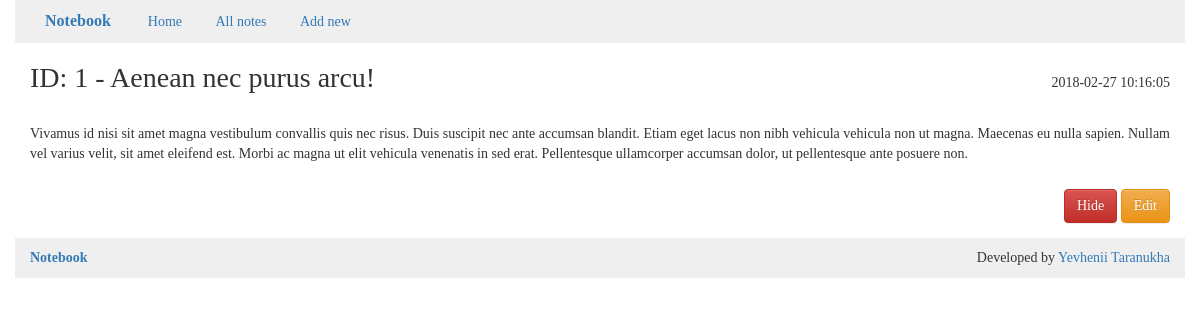
Screenshot of /note/1 with the database file from the repository.
### tables this page shows
CREATE TABLE `notes` (
  `id` bigint(20) NOT NULL,
  `title` varchar(75) NOT NULL,
  `text` varchar(500) NOT NULL,
  `status` tinyint(10) NOT NULL,
  `dateTime` datetime NOT NULL
);

### src/config/routes.php (called while the page is built)
<?php
return array(
    'null' => 'alert/null',
    'new/save' => 'noteNew/save/',
    'new' => 'noteNew/index',
    'edit/save/([0-9]+)' => 'noteEdit/save/$1',
    'edit/([0-9]+)' => 'noteEdit/index/$1',
    'hide/([0-9]+)' => 'noteDelete/hide/$1',
    'delete/([0-9]+)' => 'noteDelete/delete/$1',
    'note/([0-9]+)' => 'noteShow/view/$1',
    'all' => 'noteShow/indexAll',
    '^$' => 'noteShow/index',
);

### src/index.php (called while the page is built, shortened)
<?php
    require_once ROOT . '/components/Router.php';
    require_once ROOT . '/models/Note.php';
    $router = new Router();
    $router->run();

### src/models/Note.php (called while the page is built, shortened)
<?php
class Note{
    public static function getNoteItemById($id){
        $db = Db::getConnection();
        $result = $db->query(
            'SELECT * '
            . 'FROM notes '
            . 'WHERE id='. $id
        );
        $result -> setFetchMode(PDO::FETCH_ASSOC);
        $notesItem = $result->fetch();
        return $notesItem;
    }
}

### src/views/pages/note.php (the view)
<?php
require_once ROOT . "/views/layout/header.php";
$status = $noteItem['status'];
$status = NoteShowController::statusConvert($status);
echo "
                <div class='container'>
                    <div class='row'>
                        <div class='col-sm-9'><h1>ID: {$noteItem['id']} - {$noteItem['title']} <small>$status</small></h1></div>
                        <div class='col-sm-3'><p class='date text-right'>{$noteItem['dateTime']}</p></div>
                    </div>
                    <div class='row'>
                        <div class='col-lg-12'>
                            <div class='content'>
                                <p>{$noteItem['text']}</p>
                            </div>
                        </div>
                    </div>
                    <div class='row'>
                        <div class='col-xs-12 text-right'>
";
                            if ($status != "deleted"){
                            echo "<a href='/hide/{$noteItem ['id']}' type='button' class='btn btn-danger'>Hide</a>";
                            }
echo "
                           <a href='/edit/{$noteItem['id']}' type='button' class='btn btn-warning'>Edit</a>
                        </div>
                    </div>
                 </div>
";
require_once ROOT . "/views/layout/footer.php";

### src/components/Router.php (shortened to what this page needs)
<?php
class Router{
    private $routes;
    public function __construct()
    {
        $routesPath = ROOT . '/config/routes.php';
        $this->routes = include($routesPath);
    }
    private function getURI()
    {
        if(!empty($_SERVER['REQUEST_URI'])){
            return trim($_SERVER['REQUEST_URI'], '/');
        }
    }
    public function run()
    {
        $uri = $this->getURI();
        foreach ($this->routes as $uriPattern => $path){
            if(preg_match("~$uriPattern~", $uri)){
                $internalRoute = preg_replace("~$uriPattern~", $path, $uri);
                $segments = explode('/', $internalRoute);
                $controllerName = array_shift($segments).'Controller';
                $actionName = 'action'.ucfirst(array_shift($segments));
                $param = $segments;
                $controllerObject = new $controllerName;
                $result = call_user_func_array(array($controllerObject, $actionName), $param);
                if ($result != null){
                    break;
                }
            }
         }
    }
}

### src/views/layout/header.php (shortened to what this page needs)
<!DOCTYPE html>
<html lang="en">
<head>
    <link rel="stylesheet" href="https://maxcdn.bootstrapcdn.com/bootstrap/3.3.7/css/bootstrap.min.css">
    <link rel="stylesheet" href="https://maxcdn.bootstrapcdn.com/bootstrap/3.3.7/css/bootstrap-theme.min.css">
    <link rel="stylesheet" href="/src/views/css/main.css">
</head>
    <body>
        <header class="container">
            <div class="row">
                <div class="col-lg-12">
                    <ul class="nav">
                        <li><a href="/" class="logo hidden-xs">Notebook</a></li>
                        <li><a href="/">Home</a></li>
                        <li><a href="/all">All notes</a></li>
                        <li><a href="/new">Add new</a></li>
                    </ul>
                </div>
            </div>
        </header>

### src/views/layout/footer.php
        <footer class="container">
            <div class="row">
                <div class="col-xs-3">
                    <a href="/" class="logo-footer">Notebook</a>
                </div>
                <div class="text-right copyright col-xs-9">
                    Developed by <a href="https://tzhenia.com" target="_blank">Yevhenii Taranukha</a>
                </div>
            </div>
        </footer>
    </body>
</html>

### src/views/css/main.css (style rules this page uses)
body { font-family: Tahoma; }
header, footer { background: #efefef; }
footer { margin-top: 15px; padding-top:10px; padding-bottom: 10px; }
p { text-align: justify; }
.nav, .nav li { list-style: none; }
.nav li { display: inline-block; }
.logo-footer { font-weight: 600; }
.logo { font-weight: bold; font-size: 16px; }
h1 { font-size: 28px; }
.date { margin: 30px 0 0 0; }
.content { margin:20px 0 25px 0; }

### rows the page displays
notes: id "1", title "Aenean nec purus arcu!", dateTime "2018-02-27 10:16:05", text "Vivamus id nisi sit amet magna vestibulum convallis quis nec risus. Duis suscipit nec ante accumsan blandit. Etiam eget lacus non nibh vehicula vehicula non ut magna. Maecenas eu nulla sapien. Nullam vel varius velit, sit amet eleifend est. Morbi ac magna ut elit vehicula venenatis in sed erat. Pellentesque ullamcorper accumsan dolor, ut pellentesque ante posuere non."
